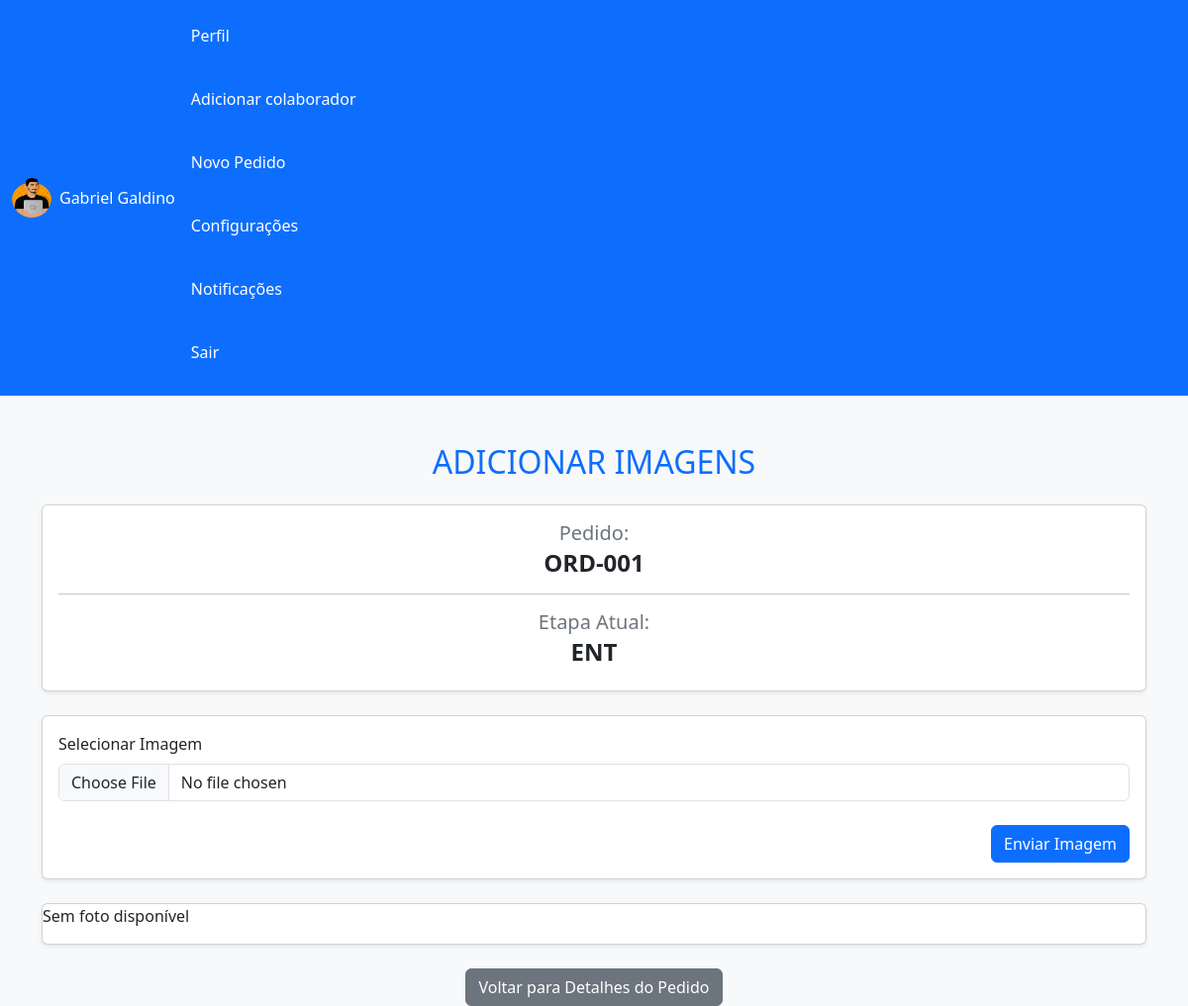
/orders/ORD-001/50/ (signed in), run on the app's committed database.
### users/models.py (models this page shows, shortened)
class Users(User):
    function = models.CharField(max_length=20, null=True, blank=True)
    profile_image = models.ImageField(
    upload_to='profile_pics/',
    default='default_profile_image.jpg',  # Imagem padrão
    null=True,
    blank=True
    )

### orders/models.py (models this page shows, shortened)
class Order(models.Model):
    order_number = models.CharField(max_length=10, unique=True, blank=False, null=False)
    customer_name = models.CharField(max_length=50, blank=False, null=False)
    product_name = models.CharField(max_length=50, blank=False, null=False)
    status = models.BooleanField(default=False)
    description = models.TextField(max_length=350)
    term = models.DateField(blank=False, null=False)
    created_At = models.DateField(default=date.today(), blank=False, null=False)
    updated_At = models.DateField(default=date.today(), max_length=date.today())
    is_active = models.BooleanField(default=True)

class Stage(models.Model):
    STAGE_CHOICE = [
        ('ORC', 'Orçamento e aprovação'),
        ('COR', 'Corte de materiais'),
        ('LIX', 'Lixamento e preparação'),
        ('MON', 'Montagem estrutural'),
        ('PNT', 'Acabamento e pintura'),
        ('SEC', 'Secagem e ajustes finais'),
        ('REV', 'Revisão e controle de qualidade'),
        ('ENT', 'Pronto para retirada/entrega')
    ]
    status = models.BooleanField(default=False)
    stage = models.CharField(max_length=3, choices=STAGE_CHOICE)
    order = models.ForeignKey(Order, on_delete=models.CASCADE, blank=False, null=False, related_name='stages')
    pictures = models.ImageField(upload_to=upload_path, null=True, blank=True)

### orders/views.py (the view)
# urls.py: path('<str:order_number>/<int:stage_id>/', views.add_stage_photo, name='update_stage')
def add_stage_photo(request, order_number, stage_id):
    stage = get_object_or_404(Stage, id=stage_id)
    order = get_object_or_404(Order, order_number=order_number)
    user = get_object_or_404(Users, id=request.user.id)
    if request.method == 'POST' and request.FILES.get('image'):
        image = request.FILES['image']
        stage.pictures = image
        stage.save()
        return redirect('update_stage', order_number=order_number, stage_id=stage_id)
    else:
        form = StagePictureForm()
    return render(request, 'add-picture.html', {'form': form,
                                                'stage': stage,
                                                'order': order,
                                                'user': user
                                                })

### orders/forms.py
class StagePictureForm(forms.ModelForm):
    class Meta:
        model = Stage
        fields = ['pictures']
        widgets = {
            'pictures': forms.FileInput(),
        }

### orders/templates/add-picture.html (shortened to what this page needs)
{% load static %}
<!DOCTYPE html>
<html lang="pt-br">
<head>
    <link href="https://cdn.jsdelivr.net/npm/bootstrap@5.3.0/dist/css/bootstrap.min.css" rel="stylesheet">
</head>
<body class="bg-light">
    {% include 'nav.html' %}
    <div class="container mt-5">
        <h2 class="mb-4 text-center text-uppercase text-primary">Adicionar Imagens</h2>
        <div class="card mb-4 shadow-sm">
            <div class="card-body text-center">
                <h5 class="text-secondary mb-1">Pedido:</h5>
                <h4 class="text-dark fw-bold">{{ order.order_number }}</h4>
                <hr>
                <h5 class="text-secondary mb-1">Etapa Atual:</h5>
                <h4 class="text-dark fw-bold">{{ stage.stage }}</h4>
            </div>
        </div>
        <div class="card shadow-sm">
            <div class="card-body">
                <form action="." method="post" enctype="multipart/form-data">
                    <div class="mb-3">
                        <label for="image" class="form-label">Selecionar Imagem</label>
                        <input type="file" class="form-control" id="image" name="image" accept="image/*" required>
                    </div>
                    <div class="d-flex justify-content-end mt-4">
                        <button type="submit" class="btn btn-primary">Enviar Imagem</button>
                    </div>
                </form>
            </div>
        </div>
        <div class="card shadow-sm mt-4">
            {% if stage.pictures %}
                <img src="{{ stage.pictures.url }}" class="img-fluid" alt="Foto da etapa">
            {% else %}
                <p>Sem foto disponível</p>
            {% endif %}
        </div>
        <div class="mt-4 text-center">
            <a href="{% url 'edit_order' order_number=order.order_number %}" class="btn btn-secondary">Voltar para Detalhes do Pedido</a>
        </div>
    </div>
</body>
</html>

### templates/nav.html (shortened to what this page needs)
{% load static %}
<nav class="navbar navbar-expand-lg navbar-dark bg-primary">
    <div class="container-fluid">
        <div class="d-flex align-items-center">
            <img src="{{user.profile_image.url}}" alt="Imagem do Usuário" class="rounded-circle" width="40" height="40">
            <span class="ms-2 text-white">{{user.first_name}} {{user.last_name}}</span>
        </div>
        <div class="collapse navbar-collapse" id="navbarNav">
            {% include 'menu.html' %}
        </div>
    </div>
</nav>

### data on the page
Users: profile_image (picture)
Order: order_number "ORD-001"
Stage: stage "ENT"

### other printed values
{{ user.first_name }} "Gabriel"
{{ user.last_name }} "Galdino"
